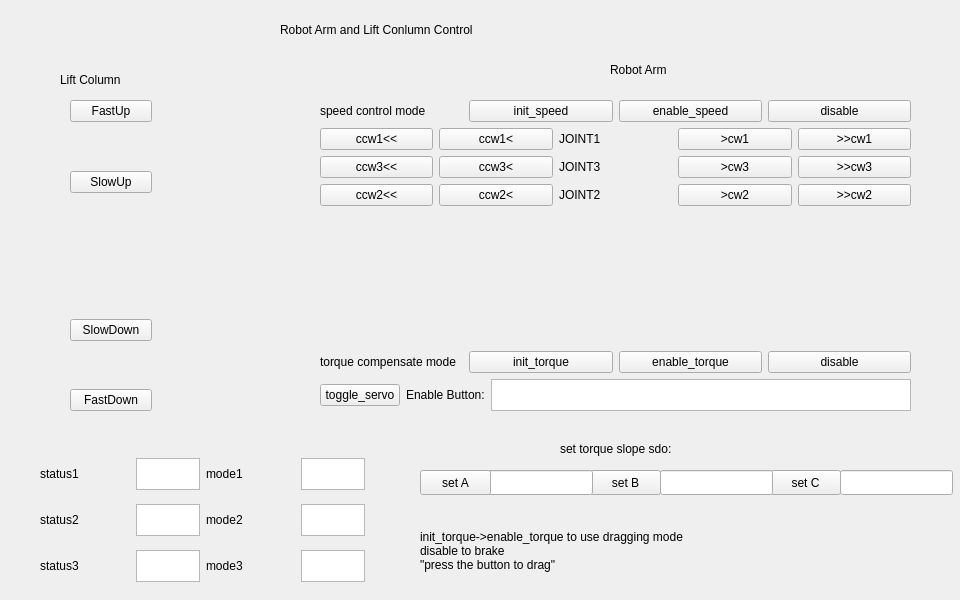
<?xml version="1.0" encoding="UTF-8"?>
<ui version="4.0">
 <class>RobotArmPage</class>
 <widget class="QWidget" name="RobotArmPage">
  <property name="geometry">
   <rect>
    <x>0</x>
    <y>0</y>
    <width>960</width>
    <height>600</height>
   </rect>
  </property>
  <property name="windowTitle">
   <string>Form</string>
  </property>
  <widget class="QLabel" name="label_8">
   <property name="geometry">
    <rect>
     <x>60</x>
     <y>70</y>
     <width>181</width>
     <height>20</height>
    </rect>
   </property>
   <property name="text">
    <string>Lift Column</string>
   </property>
  </widget>
  <widget class="QLabel" name="label_9">
   <property name="geometry">
    <rect>
     <x>610</x>
     <y>60</y>
     <width>181</width>
     <height>20</height>
    </rect>
   </property>
   <property name="text">
    <string>Robot Arm</string>
   </property>
  </widget>
  <widget class="QLabel" name="label">
   <property name="geometry">
    <rect>
     <x>280</x>
     <y>20</y>
     <width>351</width>
     <height>20</height>
    </rect>
   </property>
   <property name="text">
    <string>Robot Arm and Lift Conlumn Control</string>
   </property>
  </widget>
  <widget class="QLabel" name="label_7">
   <property name="geometry">
    <rect>
     <x>560</x>
     <y>440</y>
     <width>161</width>
     <height>17</height>
    </rect>
   </property>
   <property name="text">
    <string>set torque slope sdo:</string>
   </property>
  </widget>
  <widget class="QWidget" name="layoutWidget">
   <property name="geometry">
    <rect>
     <x>70</x>
     <y>100</y>
     <width>82</width>
     <height>311</height>
    </rect>
   </property>
   <layout class="QVBoxLayout" name="verticalLayout">
    <item>
     <widget class="QPushButton" name="FastUpButton">
      <property name="text">
       <string>FastUp</string>
      </property>
     </widget>
    </item>
    <item>
     <spacer name="verticalSpacer">
      <property name="orientation">
       <enum>Qt::Vertical</enum>
      </property>
      <property name="sizeHint" stdset="0">
       <size>
        <width>20</width>
        <height>20</height>
       </size>
      </property>
     </spacer>
    </item>
    <item>
     <widget class="QPushButton" name="SlowUpButton">
      <property name="text">
       <string>SlowUp</string>
      </property>
     </widget>
    </item>
    <item>
     <spacer name="verticalSpacer_3">
      <property name="orientation">
       <enum>Qt::Vertical</enum>
      </property>
      <property name="sizeType">
       <enum>QSizePolicy::Fixed</enum>
      </property>
      <property name="sizeHint" stdset="0">
       <size>
        <width>20</width>
        <height>120</height>
       </size>
      </property>
     </spacer>
    </item>
    <item>
     <widget class="QPushButton" name="SlowDownButton">
      <property name="text">
       <string>SlowDown</string>
      </property>
     </widget>
    </item>
    <item>
     <spacer name="verticalSpacer_2">
      <property name="orientation">
       <enum>Qt::Vertical</enum>
      </property>
      <property name="sizeHint" stdset="0">
       <size>
        <width>20</width>
        <height>20</height>
       </size>
      </property>
     </spacer>
    </item>
    <item>
     <widget class="QPushButton" name="FastDownButton">
      <property name="text">
       <string>FastDown</string>
      </property>
     </widget>
    </item>
   </layout>
  </widget>
  <widget class="QPushButton" name="setBTorqueSlope">
   <property name="geometry">
    <rect>
     <x>590</x>
     <y>470</y>
     <width>71</width>
     <height>25</height>
    </rect>
   </property>
   <property name="text">
    <string>set B</string>
   </property>
  </widget>
  <widget class="QLineEdit" name="setATorqueSlopeValue">
   <property name="geometry">
    <rect>
     <x>480</x>
     <y>470</y>
     <width>113</width>
     <height>25</height>
    </rect>
   </property>
  </widget>
  <widget class="QPushButton" name="setCTorqueSlope">
   <property name="geometry">
    <rect>
     <x>770</x>
     <y>470</y>
     <width>71</width>
     <height>25</height>
    </rect>
   </property>
   <property name="text">
    <string>set C</string>
   </property>
  </widget>
  <widget class="QLineEdit" name="setBTorqueSlopeValue">
   <property name="geometry">
    <rect>
     <x>660</x>
     <y>470</y>
     <width>113</width>
     <height>25</height>
    </rect>
   </property>
  </widget>
  <widget class="QLineEdit" name="setCTorqueSlopeValue">
   <property name="geometry">
    <rect>
     <x>840</x>
     <y>470</y>
     <width>113</width>
     <height>25</height>
    </rect>
   </property>
  </widget>
  <widget class="QPushButton" name="setATorqueSlope">
   <property name="geometry">
    <rect>
     <x>420</x>
     <y>470</y>
     <width>71</width>
     <height>25</height>
    </rect>
   </property>
   <property name="text">
    <string>set A</string>
   </property>
  </widget>
  <widget class="QWidget" name="verticalLayoutWidget_3">
   <property name="geometry">
    <rect>
     <x>320</x>
     <y>100</y>
     <width>591</width>
     <height>311</height>
    </rect>
   </property>
   <layout class="QVBoxLayout" name="verticalLayout_4">
    <item>
     <layout class="QVBoxLayout" name="verticalLayout_2">
      <item>
       <layout class="QHBoxLayout" name="horizontalLayout">
        <item>
         <widget class="QLabel" name="label_2">
          <property name="text">
           <string>speed control mode</string>
          </property>
         </widget>
        </item>
        <item>
         <widget class="QPushButton" name="initSpeed">
          <property name="text">
           <string>init_speed</string>
          </property>
         </widget>
        </item>
        <item>
         <widget class="QPushButton" name="enableSpeed">
          <property name="text">
           <string>enable_speed</string>
          </property>
         </widget>
        </item>
        <item>
         <widget class="QPushButton" name="disableSpeed">
          <property name="text">
           <string>disable</string>
          </property>
         </widget>
        </item>
       </layout>
      </item>
      <item>
       <layout class="QHBoxLayout" name="horizontalLayout_2">
        <item>
         <widget class="QPushButton" name="joint1CCWfast">
          <property name="text">
           <string>ccw1&lt;&lt;</string>
          </property>
         </widget>
        </item>
        <item>
         <widget class="QPushButton" name="joint1CCWslow">
          <property name="text">
           <string>ccw1&lt;</string>
          </property>
         </widget>
        </item>
        <item>
         <widget class="QLabel" name="label_4">
          <property name="text">
           <string>JOINT1</string>
          </property>
         </widget>
        </item>
        <item>
         <widget class="QPushButton" name="joint1CWslow">
          <property name="text">
           <string>&gt;cw1</string>
          </property>
         </widget>
        </item>
        <item>
         <widget class="QPushButton" name="joint1CWfast">
          <property name="text">
           <string>&gt;&gt;cw1</string>
          </property>
         </widget>
        </item>
       </layout>
      </item>
      <item>
       <layout class="QHBoxLayout" name="horizontalLayout_4">
        <item>
         <widget class="QPushButton" name="joint3CCWfast">
          <property name="text">
           <string>ccw3&lt;&lt;</string>
          </property>
         </widget>
        </item>
        <item>
         <widget class="QPushButton" name="joint3CCWslow">
          <property name="text">
           <string>ccw3&lt;</string>
          </property>
         </widget>
        </item>
        <item>
         <widget class="QLabel" name="label_6">
          <property name="text">
           <string>JOINT3</string>
          </property>
         </widget>
        </item>
        <item>
         <widget class="QPushButton" name="joint3CWslow">
          <property name="text">
           <string>&gt;cw3</string>
          </property>
         </widget>
        </item>
        <item>
         <widget class="QPushButton" name="joint3CWfast">
          <property name="text">
           <string>&gt;&gt;cw3</string>
          </property>
         </widget>
        </item>
       </layout>
      </item>
      <item>
       <layout class="QHBoxLayout" name="horizontalLayout_3">
        <item>
         <widget class="QPushButton" name="joint2CCWfast">
          <property name="text">
           <string>ccw2&lt;&lt;</string>
          </property>
         </widget>
        </item>
        <item>
         <widget class="QPushButton" name="joint2CCWslow">
          <property name="text">
           <string>ccw2&lt;</string>
          </property>
         </widget>
        </item>
        <item>
         <widget class="QLabel" name="label_5">
          <property name="text">
           <string>JOINT2</string>
          </property>
         </widget>
        </item>
        <item>
         <widget class="QPushButton" name="joint2CWslow">
          <property name="text">
           <string>&gt;cw2</string>
          </property>
         </widget>
        </item>
        <item>
         <widget class="QPushButton" name="joint2CWfast">
          <property name="text">
           <string>&gt;&gt;cw2</string>
          </property>
         </widget>
        </item>
       </layout>
      </item>
     </layout>
    </item>
    <item>
     <spacer name="verticalSpacer_4">
      <property name="orientation">
       <enum>Qt::Vertical</enum>
      </property>
      <property name="sizeHint" stdset="0">
       <size>
        <width>20</width>
        <height>40</height>
       </size>
      </property>
     </spacer>
    </item>
    <item>
     <layout class="QVBoxLayout" name="verticalLayout_3">
      <item>
       <layout class="QHBoxLayout" name="horizontalLayout_5">
        <item>
         <widget class="QLabel" name="label_3">
          <property name="text">
           <string>torque compensate mode</string>
          </property>
         </widget>
        </item>
        <item>
         <widget class="QPushButton" name="initTorque">
          <property name="text">
           <string>init_torque</string>
          </property>
         </widget>
        </item>
        <item>
         <widget class="QPushButton" name="enableTorque">
          <property name="text">
           <string>enable_torque</string>
          </property>
         </widget>
        </item>
        <item>
         <widget class="QPushButton" name="disableTorque">
          <property name="text">
           <string>disable</string>
          </property>
         </widget>
        </item>
       </layout>
      </item>
      <item>
       <layout class="QHBoxLayout" name="horizontalLayout_6">
        <item>
         <widget class="QPushButton" name="toggleServo">
          <property name="text">
           <string>toggle_servo</string>
          </property>
         </widget>
        </item>
        <item>
         <widget class="QLabel" name="label_11">
          <property name="text">
           <string>Enable Button:</string>
          </property>
         </widget>
        </item>
        <item>
         <widget class="QTextEdit" name="EnableButtonStatus">
          <property name="sizePolicy">
           <sizepolicy hsizetype="Expanding" vsizetype="Fixed">
            <horstretch>0</horstretch>
            <verstretch>0</verstretch>
           </sizepolicy>
          </property>
          <property name="maximumSize">
           <size>
            <width>16777215</width>
            <height>32</height>
           </size>
          </property>
          <property name="verticalScrollBarPolicy">
           <enum>Qt::ScrollBarAlwaysOff</enum>
          </property>
          <property name="horizontalScrollBarPolicy">
           <enum>Qt::ScrollBarAlwaysOff</enum>
          </property>
         </widget>
        </item>
       </layout>
      </item>
     </layout>
    </item>
   </layout>
  </widget>
  <widget class="QWidget" name="horizontalLayoutWidget_10">
   <property name="geometry">
    <rect>
     <x>40</x>
     <y>450</y>
     <width>325</width>
     <height>141</height>
    </rect>
   </property>
   <layout class="QHBoxLayout" name="horizontalLayout_16">
    <item>
     <layout class="QVBoxLayout" name="verticalLayout_6">
      <item>
       <layout class="QHBoxLayout" name="horizontalLayout_13">
        <item>
         <widget class="QLabel" name="label_17">
          <property name="text">
           <string>status1</string>
          </property>
         </widget>
        </item>
        <item>
         <widget class="QTextEdit" name="jointStatus1">
          <property name="sizePolicy">
           <sizepolicy hsizetype="Fixed" vsizetype="Fixed">
            <horstretch>0</horstretch>
            <verstretch>0</verstretch>
           </sizepolicy>
          </property>
          <property name="maximumSize">
           <size>
            <width>64</width>
            <height>32</height>
           </size>
          </property>
         </widget>
        </item>
       </layout>
      </item>
      <item>
       <layout class="QHBoxLayout" name="horizontalLayout_14">
        <item>
         <widget class="QLabel" name="label_18">
          <property name="text">
           <string>status2</string>
          </property>
         </widget>
        </item>
        <item>
         <widget class="QTextEdit" name="jointStatus2">
          <property name="sizePolicy">
           <sizepolicy hsizetype="Fixed" vsizetype="Fixed">
            <horstretch>0</horstretch>
            <verstretch>0</verstretch>
           </sizepolicy>
          </property>
          <property name="maximumSize">
           <size>
            <width>64</width>
            <height>32</height>
           </size>
          </property>
         </widget>
        </item>
       </layout>
      </item>
      <item>
       <layout class="QHBoxLayout" name="horizontalLayout_15">
        <item>
         <widget class="QLabel" name="label_19">
          <property name="text">
           <string>status3</string>
          </property>
         </widget>
        </item>
        <item>
         <widget class="QTextEdit" name="jointStatus3">
          <property name="sizePolicy">
           <sizepolicy hsizetype="Fixed" vsizetype="Fixed">
            <horstretch>0</horstretch>
            <verstretch>0</verstretch>
           </sizepolicy>
          </property>
          <property name="maximumSize">
           <size>
            <width>64</width>
            <height>32</height>
           </size>
          </property>
         </widget>
        </item>
       </layout>
      </item>
     </layout>
    </item>
    <item>
     <layout class="QVBoxLayout" name="verticalLayout_5">
      <item>
       <layout class="QHBoxLayout" name="horizontalLayout_9">
        <item>
         <widget class="QLabel" name="label_13">
          <property name="text">
           <string>mode1</string>
          </property>
         </widget>
        </item>
        <item>
         <widget class="QTextEdit" name="jointMode1">
          <property name="sizePolicy">
           <sizepolicy hsizetype="Fixed" vsizetype="Fixed">
            <horstretch>0</horstretch>
            <verstretch>0</verstretch>
           </sizepolicy>
          </property>
          <property name="maximumSize">
           <size>
            <width>64</width>
            <height>32</height>
           </size>
          </property>
         </widget>
        </item>
       </layout>
      </item>
      <item>
       <layout class="QHBoxLayout" name="horizontalLayout_8">
        <item>
         <widget class="QLabel" name="label_12">
          <property name="text">
           <string>mode2</string>
          </property>
         </widget>
        </item>
        <item>
         <widget class="QTextEdit" name="jointMode2">
          <property name="sizePolicy">
           <sizepolicy hsizetype="Fixed" vsizetype="Fixed">
            <horstretch>0</horstretch>
            <verstretch>0</verstretch>
           </sizepolicy>
          </property>
          <property name="maximumSize">
           <size>
            <width>64</width>
            <height>32</height>
           </size>
          </property>
         </widget>
        </item>
       </layout>
      </item>
      <item>
       <layout class="QHBoxLayout" name="horizontalLayout_7">
        <item>
         <widget class="QLabel" name="label_10">
          <property name="text">
           <string>mode3</string>
          </property>
         </widget>
        </item>
        <item>
         <widget class="QTextEdit" name="jointMode3">
          <property name="sizePolicy">
           <sizepolicy hsizetype="Fixed" vsizetype="Fixed">
            <horstretch>0</horstretch>
            <verstretch>0</verstretch>
           </sizepolicy>
          </property>
          <property name="maximumSize">
           <size>
            <width>64</width>
            <height>32</height>
           </size>
          </property>
         </widget>
        </item>
       </layout>
      </item>
     </layout>
    </item>
   </layout>
  </widget>
  <widget class="QLabel" name="label_20">
   <property name="geometry">
    <rect>
     <x>420</x>
     <y>510</y>
     <width>511</width>
     <height>81</height>
    </rect>
   </property>
   <property name="text">
    <string>init_torque-&gt;enable_torque to use dragging mode
disable to brake
&quot;press the button to drag&quot;</string>
   </property>
  </widget>
  <zorder>label_8</zorder>
  <zorder>label_9</zorder>
  <zorder>label</zorder>
  <zorder>label_7</zorder>
  <zorder>layoutWidget</zorder>
  <zorder>setBTorqueSlope</zorder>
  <zorder>setATorqueSlopeValue</zorder>
  <zorder>setCTorqueSlope</zorder>
  <zorder>setBTorqueSlopeValue</zorder>
  <zorder>setCTorqueSlopeValue</zorder>
  <zorder>setATorqueSlope</zorder>
  <zorder>verticalLayoutWidget_3</zorder>
  <zorder>verticalLayoutWidget</zorder>
  <zorder>label_12</zorder>
  <zorder>horizontalLayoutWidget_10</zorder>
  <zorder>label_20</zorder>
 </widget>
 <resources/>
 <connections/>
</ui>
